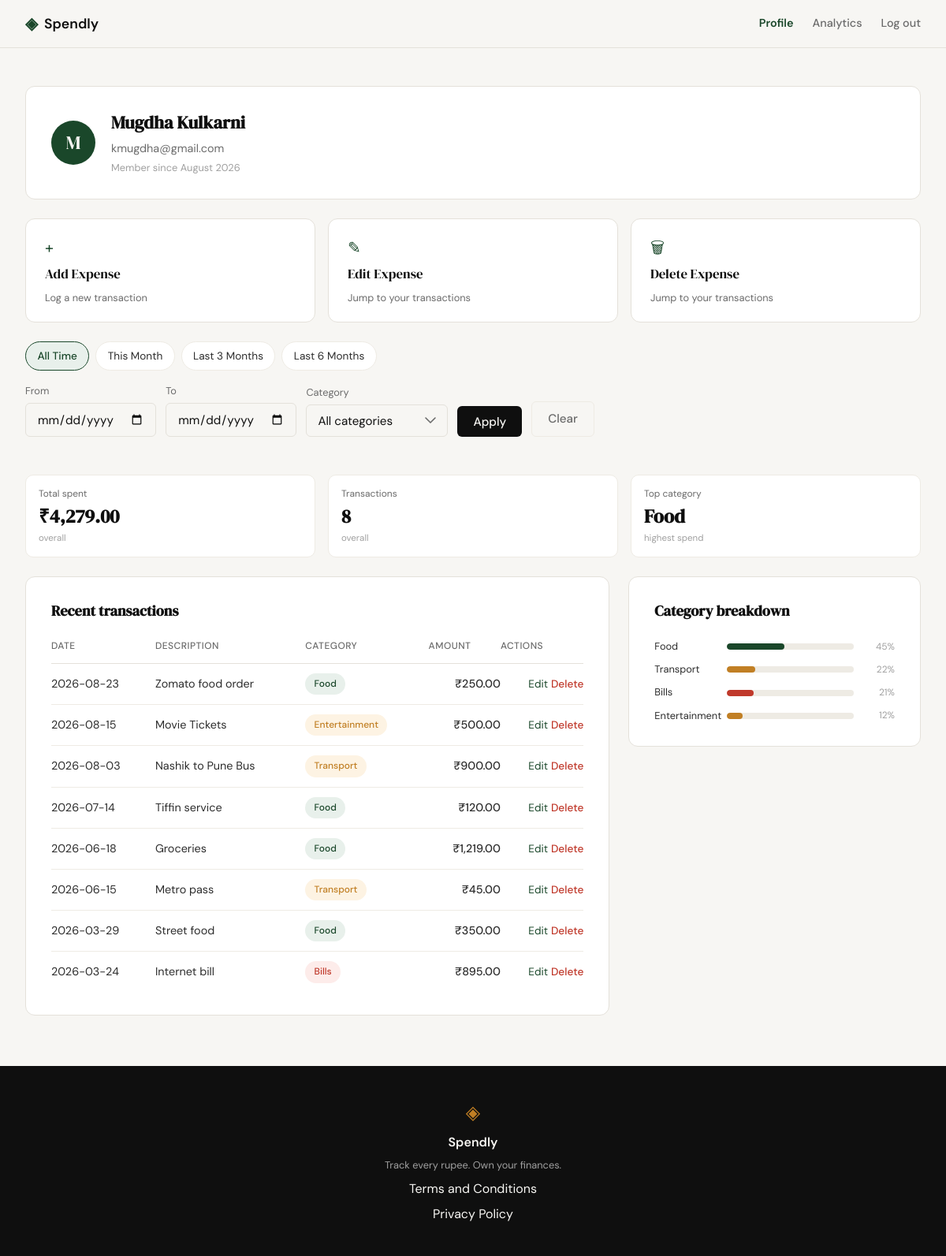
Screenshot of /profile (signed in) with the database file from the repository.
### tables this page shows
CREATE TABLE users (
            id            INTEGER PRIMARY KEY AUTOINCREMENT,
            name          TEXT    NOT NULL,
            email         TEXT    NOT NULL UNIQUE,
            password_hash TEXT    NOT NULL,
            created_at    TEXT    DEFAULT (datetime('now'))
        );

CREATE TABLE expenses (
            id          INTEGER PRIMARY KEY AUTOINCREMENT,
            user_id     INTEGER NOT NULL REFERENCES users(id),
            amount      REAL    NOT NULL,
            category    TEXT    NOT NULL,
            date        TEXT    NOT NULL,
            description TEXT,
            created_at  TEXT    DEFAULT (datetime('now'))
        );

### app.py (the view, shortened to what this page needs)
@app.route("/profile")
def profile():
    if not session.get("user_id"):
        return redirect(url_for("login"))
    user_id = session["user_id"]
    if get_user_by_id(user_id) is None:
        abort(404)
    selected_category = request.args.get("category") or None
    raw_from = _parse_iso_date(request.args.get("date_from"))
    raw_to = _parse_iso_date(request.args.get("date_to"))
    if raw_from and raw_to and raw_from > raw_to:
        flash("Start date must be before end date.", "error")
        date_from = date_to = None
    else:
        date_from, date_to = raw_from, raw_to
    date_from_str = date_from.isoformat() if date_from else None
    date_to_str = date_to.isoformat() if date_to else None
    today = date.today()
    month_end = date(
        today.year, today.month, calendar.monthrange(today.year, today.month)[1]
    )
    presets = {
        "this_month": {
            "date_from": date(today.year, today.month, 1).isoformat(),
            "date_to": month_end.isoformat(),
        },
        "last_3_months": {
            "date_from": _months_ago_start(today, 3).isoformat(),
            "date_to": today.isoformat(),
        },
        "last_6_months": {
            "date_from": _months_ago_start(today, 6).isoformat(),
            "date_to": today.isoformat(),
        },
        "all_time": {"date_from": None, "date_to": None},
    }
    if date_from_str is None and date_to_str is None:
        active_preset = "all_time"
    user = queries.get_user_by_id(user_id)
    summary = queries.get_summary_stats(
        user_id,
        category=selected_category,
        date_from=date_from_str,
        date_to=date_to_str,
    )
    transactions = queries.get_recent_transactions(
        user_id,
        category=selected_category,
        date_from=date_from_str,
        date_to=date_to_str,
    )
    categories = queries.get_category_breakdown(
        user_id,
        category=selected_category,
        date_from=date_from_str,
        date_to=date_to_str,
    )
    return render_template(
        "profile.html",
        user=user,
        summary=summary,
        transactions=transactions,
        categories=categories,
        category_options=CATEGORIES,
        selected_category=selected_category or "",
        selected_date_from=date_from_str or "",
        selected_date_to=date_to_str or "",
        active_preset=active_preset,
        presets=presets,
    )

### app.py (called while the page is built)
def _parse_iso_date(value):
    if not value:
        return None
    try:
        return datetime.strptime(value, "%Y-%m-%d").date()
    except ValueError:
        return None

def _months_ago_start(today, n):
    month_index = today.month - 1 - (n - 1)
    year = today.year + month_index // 12
    month = month_index % 12 + 1
    return date(year, month, 1)

### database/db.py (called while the page is built)
def get_db():
    conn = sqlite3.connect(
        DB_PATH,
        timeout=10,
    )
    conn.row_factory = sqlite3.Row
    conn.execute("PRAGMA foreign_keys = ON")
    conn.execute("PRAGMA busy_timeout = 10000")
    return conn

def get_user_by_id(user_id):
    with get_db() as db:
        return get_db().execute(
            """
            SELECT id, name, email, password_hash, created_at
            FROM users
            WHERE id = ?
            """,
            (user_id,),
        ).fetchone()

### database/queries.py (called while the page is built)
def get_user_by_id(user_id):
    with get_db() as conn:
        row = conn.execute(
            "SELECT name, email, created_at FROM users WHERE id = ?",
            (user_id,),
        ).fetchone()
    if row is None:
        return None
    created_at = datetime.strptime(row["created_at"], "%Y-%m-%d %H:%M:%S")
    member_since = created_at.strftime("%B %Y")  # e.g. "January 2026"
    return {
        "name": row["name"],
        "email": row["email"],
        "member_since": member_since,
    }

### templates/profile.html (shortened to what this page needs)
{% extends "base.html" %}
{% block head %}
<link rel="stylesheet" href="{{ url_for('static', filename='css/profile.css') }}">
{% endblock %}
{% block content %}
<section class="profile-section">
    <div class="profile-inner">
        <div class="profile-info-card">
            <div class="profile-avatar">{{ user.name[0]|upper }}</div>
            <div class="profile-info-details">
                <h1 class="profile-name">{{ user.name }}</h1>
                <p class="profile-email">{{ user.email }}</p>
                <p class="profile-since">Member since {{ user.member_since }}</p>
            </div>
        </div>
        <div class="profile-actions">
            <a href="{{ url_for('add_expense') }}" class="action-card action-card-primary">
                <span class="action-card-icon">+</span>
                <span class="action-card-title">Add Expense</span>
                <span class="action-card-desc">Log a new transaction</span>
            </a>
            <a href="{{ url_for('profile') }}#transactions" class="action-card action-card-primary">
                <span class="action-card-icon">✎</span>
                <span class="action-card-title">Edit Expense</span>
                <span class="action-card-desc">Jump to your transactions</span>
            </a>
            <a href="{{ url_for('profile') }}#transactions" class="action-card action-card-primary">
                <span class="action-card-icon">🗑</span>
                <span class="action-card-title">Delete Expense</span>
                <span class="action-card-desc">Jump to your transactions</span>
            </a>
        </div>
        <div class="profile-date-filters">
            <div class="preset-links">
                <a href="{{ url_for('profile', category=selected_category or none) }}"
                   class="preset-link {% if active_preset == 'all_time' %}preset-link-active{% endif %}">All Time</a>
                <a href="{{ url_for('profile', category=selected_category or none, date_from=presets.this_month.date_from, date_to=presets.this_month.date_to) }}"
                   class="preset-link {% if active_preset == 'this_month' %}preset-link-active{% endif %}">This Month</a>
                <a href="{{ url_for('profile', category=selected_category or none, date_from=presets.last_3_months.date_from, date_to=presets.last_3_months.date_to) }}"
                   class="preset-link {% if active_preset == 'last_3_months' %}preset-link-active{% endif %}">Last 3 Months</a>
                <a href="{{ url_for('profile', category=selected_category or none, date_from=presets.last_6_months.date_from, date_to=presets.last_6_months.date_to) }}"
                   class="preset-link {% if active_preset == 'last_6_months' %}preset-link-active{% endif %}">Last 6 Months</a>
            </div>
            <form class="custom-range-form {% if active_preset is none and (selected_date_from or selected_date_to) %}custom-range-active{% endif %}" method="get" action="{{ url_for('profile') }}">
                <div class="custom-range-field">
                    <label for="date_from">From</label>
                    <input type="date" id="date_from" name="date_from" class="form-input" value="{{ selected_date_from }}">
                </div>
                <div class="custom-range-field">
                    <label for="date_to">To</label>
                    <input type="date" id="date_to" name="date_to" class="form-input" value="{{ selected_date_to }}">
                </div>
                <div class="custom-range-field custom-range-category">
                    <label for="category">Category</label>
                    <select id="category" name="category" class="form-input">
                        <option value="" {% if selected_category == "" %}selected{% endif %}>All categories</option>
                    </select>
                </div>
                <button type="submit" class="btn-submit custom-range-submit">Apply</button>
                <a href="{{ url_for('profile') }}" class="btn-clear">Clear</a>
            </form>
        </div>
        <div class="profile-stats">
            <div class="stat-tile">
                <div class="stat-tile-label">Total spent</div>
                <div class="stat-tile-value">₹{{ "{:,.2f}".format(summary.total_spent) }}</div>
                <div class="stat-tile-meta">overall</div>
            </div>
            <div class="stat-tile">
                <div class="stat-tile-label">Transactions</div>
                <div class="stat-tile-value">{{ summary.transaction_count }}</div>
                <div class="stat-tile-meta">overall</div>
            </div>
            <div class="stat-tile">
                <div class="stat-tile-label">Top category</div>
                <div class="stat-tile-value">{{ summary.top_category }}</div>
                <div class="stat-tile-meta">highest spend</div>
            </div>
        </div>
        <div class="profile-panels-row">
            <div class="profile-panel profile-panel-transactions" id="transactions">
                <h2 class="profile-panel-title">Recent transactions</h2>
                <table class="profile-table">
                    <thead>
                        <tr>
                            <th>Date</th>
                            <th>Description</th>
                            <th>Category</th>
                            <th class="profile-table-amount">Amount</th>
                            <th class="profile-table-actions">Actions</th>
                        </tr>
                    </thead>
                    <tbody>
                        {% for tx in transactions %}
                        <tr>
                            <td>{{ tx.date }}</td>
                            <td>{{ tx.description or "" }}</td>
                            <td><span class="category-badge category-badge-{{ tx.category|lower }}">{{ tx.category }}</span></td>
                            <td class="profile-table-amount">₹{{ "{:,.2f}".format(tx.amount) }}</td>
                            <td class="profile-table-actions">
                                <a href="{{ url_for('edit_expense', id=tx.id) }}">Edit</a>
                                <form method="POST" action="{{ url_for('delete_expense', id=tx.id) }}" class="delete-form" onsubmit="return confirm('Delete this expense?')">
                                    <button type="submit" class="btn-delete">Delete</button>
                                </form>
                            </td>
                        </tr>
                        {% endfor %}
                    </tbody>
                </table>
            </div>
            <div class="profile-panel profile-panel-breakdown">
                <h2 class="profile-panel-title">Category breakdown</h2>
                <div class="stat-bars profile-breakdown">
                    {% for cat in categories %}
                    <div class="stat-bar-row">
                        <span class="stat-bar-cat">{{ cat.name }}</span>
                        <div class="stat-bar-track">
                            <div class="stat-bar category-bar-{{ cat.name|lower }}" style="width: {{ cat.pct }}%"></div>
                        </div>
                        <span class="stat-bar-pct">{{ cat.pct }}%</span>
                    </div>
                    {% endfor %}
                </div>
            </div>
        </div>
    </div>
</section>
{% endblock %}

### static/css/profile.css (style rules this page uses)
.profile-actions { display: grid; grid-template-columns: repeat(3, 1fr); gap: 1rem; }
.action-card { display: flex; flex-direction: column; gap: 0.35rem; background: var(--paper-card); border: 1px solid var(--border); border-radius: var(--radius-md); padding: 1.25rem 1.5rem; text-decoration: none; transition: border-color 0.2s, box-shadow 0.2s; }
.action-card-icon { font-size: 1.25rem; color: var(--accent); }
.action-card-title { font-family: var(--font-display); font-size: 1.05rem; color: var(--ink); }
.action-card-desc { font-size: 0.8rem; color: var(--ink-muted); }
.profile-date-filters { display: flex; flex-wrap: wrap; align-items: flex-end; gap: 1rem; margin-bottom: 1.5rem; }
.preset-links { display: flex; gap: 0.5rem; flex-wrap: wrap; }
.preset-link { padding: 0.4rem 0.9rem; border-radius: var(--radius-lg); border: 1px solid var(--border-soft); background: var(--paper-card); color: var(--ink-soft); font-size: 0.85rem; text-decoration: none; transition: background 0.2s, color 0.2s, border-color 0.2s; }
.preset-link-active { background: var(--accent-light); color: var(--accent); border-color: var(--accent); font-weight: 500; }
.custom-range-form { display: flex; align-items: flex-end; gap: 0.75rem; flex-wrap: wrap; }
.custom-range-field label { display: block; font-size: 0.8rem; color: var(--ink-muted); margin-bottom: 0.3rem; }
.custom-range-category select.form-input { cursor: pointer; appearance: none; -webkit-appearance: none; -moz-appearance: none; background-repeat: no-repeat; background-position: right 0.875rem center; padding-right: 2.5rem; min-width: 180px; }
.custom-range-category select.form-input option { background: var(--paper-card); color: var(--ink); font-family: var(--font-body); }
.custom-range-category select.form-input option:checked { background: var(--accent-light); color: var(--accent); }
.custom-range-submit { width: auto; margin-top: 0; padding: 0.6rem 1.25rem; }
.btn-clear { padding: 0.6rem 1.25rem; border-radius: var(--radius-sm); border: 1px solid var(--border-soft); background: transparent; color: var(--ink-muted); font-size: 0.95rem; font-weight: 500; text-decoration: none; transition: border-color 0.2s, color 0.2s; }

### rows the page displays
users: name "M", name "Mugdha Kulkarni", email "kmugdha@gmail.com"
expenses: date "2026-08-23", description "Zomato food order", category "Food", amount "250.00"
expenses: date "2026-08-15", description "Movie Tickets", category "Entertainment", amount "500.00"
expenses: date "2026-08-03", description "Nashik to Pune Bus", category "Transport", amount "900.00"
expenses: date "2026-07-14", description "Tiffin service", category "Food", amount "120.00"
expenses: date "2026-06-18", description "Groceries", category "Food", amount "1,219.00"
expenses: date "2026-06-15", description "Metro pass", category "Transport", amount "45.00"
expenses: date "2026-03-29", description "Street food", category "Food", amount "350.00"
expenses: date "2026-03-24", description "Internet bill", category "Bills", amount "895.00"

### other values shown
{{ user.member_since }} "August 2026"
{{ "{:,.2f}".format(summary.total_spent) }} "4,279.00"
{{ summary.transaction_count }} "8"
{{ summary.top_category }} "Food"
{{ cat.name }} "Food" "Transport" "Bills" "Entertainment"
{{ cat.pct }} "45" "22" "21" "12"
